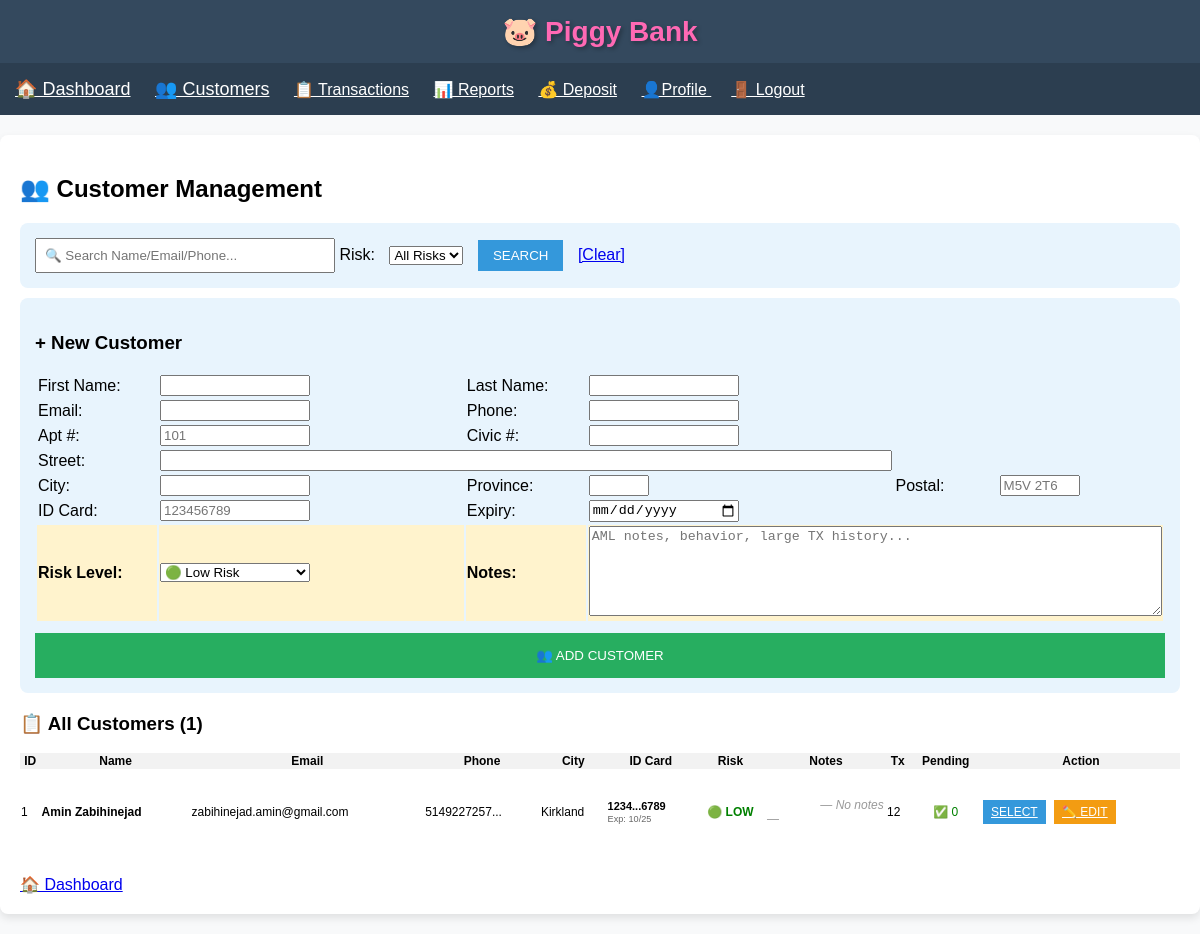
The app's page /customers (signed in) with its own data.
### app.py (models this page shows)
class Client(db.Model):
    id = db.Column(db.Integer, primary_key=True)
    first_name = db.Column(db.String(50), nullable=False)
    last_name = db.Column(db.String(50), nullable=False)
    email = db.Column(db.String(100), unique=True, nullable=False)
    phone = db.Column(db.String(20), nullable=False)
    apartment = db.Column(db.String(10))
    civic_number = db.Column(db.String(10), nullable=False)
    street = db.Column(db.String(100), nullable=False)
    city = db.Column(db.String(50), nullable=False)
    province = db.Column(db.String(10), nullable=False)
    postal_code = db.Column(db.String(10), nullable=False)
    id_card_number = db.Column(db.String(20))  # ← ADD!
    id_expiry_date = db.Column(db.Date)  # ← ADD!
    risk_level = db.Column(db.String(20), default='low risk')
    notes = db.Column(db.Text, nullable=True)  # ✅ NEW!
    created_at = db.Column(db.DateTime, default=datetime.utcnow)
    transactions = db.relationship('Transaction', backref='client', lazy=True)

### app.py (the view, shortened to what this page needs)
@app.route('/customers', methods=['GET', 'POST'])
def customers():
    if 'user_id' not in session:
        return redirect(url_for('login'))
    search_query = request.args.get('search', '')
    risk_filter = request.args.get('risk_level', '')  # ← ADD RISK FILTER!
    query = Client.query.order_by(Client.last_name)
    if risk_filter:
        query = query.filter_by(risk_level=risk_filter)
    all_clients = query.all()
    from datetime import date
    return render_template('customers.html', clients=all_clients, search=search_query, now=date.today())

### templates/customers.html (shortened to what this page needs)
{% extends "base.html" %}
{% block content %}
<h2>👥 Customer Management</h2>
<div style="background:#e8f4fd; padding:15px; border-radius:8px; margin-bottom:10px;">
    <form method="GET" style="display:inline;">
        <input type="text" name="search" placeholder="🔍 Search Name/Email/Phone..."
               value="{{ request.args.get('search', '') }}" style="width:300px; padding:8px;">
        Risk: <select name="risk_level" style="margin:0 10px;">
            <option value="">All Risks</option>
        </select>
        <input type="submit" value="SEARCH" style="padding:8px 15px; background:#3498db; color:white; border:none;">
        <a href="{{ url_for('customers') }}" style="margin-left:10px;">[Clear]</a>
    </form>
</div>
<div style="background:#e8f4fd; padding:15px; border-radius:8px; margin-bottom:20px;">
    <h3>+ New Customer</h3>
    <form method="POST">
        <table style="width:100%;">
            <tr>
                <td style="width:120px;">First Name:</td>
                <td><input name="first_name" required style="width:150px;"></td>
                <td style="width:120px;">Last Name:</td>
                <td><input name="last_name" required style="width:150px;"></td>
            </tr>
            <tr>
                <td>Email:</td>
                <td><input name="email" type="email" required style="width:150px;"></td>
                <td>Phone:</td>
                <td><input name="phone" required style="width:150px;"></td>
            </tr>
            <tr>
                <td>Apt #:</td>
                <td><input name="apartment" placeholder="101" style="width:150px;"></td>
                <td>Civic #:</td>
                <td><input name="civic_number" required style="width:150px;"></td>
            </tr>
            <tr>
                <td>Street:</td>
                <td colspan="3"><input name="street" required style="width:100%;"></td>
            </tr>
            <tr>
                <td>City:</td>
                <td><input name="city" required style="width:150px;"></td>
                <td>Province:</td>
                <td><input name="province" required style="width:60px;"></td>
                <td>Postal:</td>
                <td><input name="postal_code" required placeholder="M5V 2T6" style="width:80px;"></td>
            </tr>
            <tr>
                <td>ID Card:</td>
                <td><input type="text" name="id_card_number" placeholder="123456789" style="width:150px;"></td>
                <td>Expiry:</td>
                <td><input type="date" name="id_expiry_date" style="width:150px;"></td>
            </tr>
            <tr style="background:#fff3cd;">
                <td><strong>Risk Level:</strong></td>
                <td>
                    <select name="risk_level" required style="width:150px;">
                        <option value="low risk">🟢 Low Risk</option>
                    </select>
                </td>
                <td><strong>Notes:</strong></td>
                <td colspan="3">
                    <textarea name="notes" rows="3" placeholder="AML notes, behavior, large TX history..."
                              style="width:100%; min-height:90px; resize:vertical;">{{ request.form.get('notes', '') }}</textarea>
                </td>
            </tr>
        </table>
        <input type="submit" value="👥 ADD CUSTOMER" style="width:100%; padding:15px; background:#27ae60; color:white; border:none; margin-top:10px;">
    </form>
</div>
<h3>📋 All Customers ({{ clients|length }})</h3>
<table style="width:100%; border-collapse:collapse; font-size:12px;">
    <tr style="background:#f2f2f2;">
        <th>ID</th><th>Name</th><th>Email</th><th>Phone</th><th>City</th><th>ID Card</th><th>Risk</th><th style="width:120px;">Notes</th><th>Tx</th><th>Pending</th><th>Action</th>
    </tr>
    {% for client in clients %}
    <tr style="{% if client.risk_level == 'high risk' or client.risk_level == 'on hold' %}background:#ffebee;{% endif %}">
        <td>{{ client.id }}</td>
        <td><strong>{{ client.first_name }} {{ client.last_name }}</strong></td>
        <td>{{ client.email }}</td>
        <td>{{ client.phone[:12] }}...</td>
        <td>{{ client.city }}</td>
        <td style="white-space:nowrap; font-size:11px;">
            {% if client.id_card_number %}
                <strong>{{ client.id_card_number[:4] }}...{{ client.id_card_number[-4:] }}</strong>
                {% if client.id_expiry_date %}
                    <br><small style="{% if client.id_expiry_date < (now or date()) %}color:red;{% else %}color:#666;{% endif %}">
                        Exp: {{ client.id_expiry_date.strftime('%m/%y') }}
                    </small>
                {% endif %}
            {% else %}
                <span style="color:#999;">—</span>
            {% endif %}
        </td>
        <td style="text-align:center; font-weight:bold;">
            {% if client.risk_level == 'low risk' %}<span style="color:green;">🟢 LOW</span>
            {% elif client.risk_level == 'medium risk' %}<span style="color:orange;">🟡 MED</span>
            {% elif client.risk_level == 'high risk' %}<span style="color:red;">🟠 HIGH</span>
            {% else %}<span style="color:red;">🔴 HOLD</span>{% endif %}
        </td>
        <td style="white-space: pre-wrap;">
            {% if client.notes %}
                <div style="height:30px; overflow-y:auto; border:1px solid #ddd; padding:3px; background:#f9f9f9; font-size:10px; border-radius:3px;">
                    {{ client.notes[:100] }}{% if client.notes|length > 100 %}...{% endif %}
                </div>
            {% else %}
                <span style="color:#999; font-style:italic;">— No notes —</span>
            {% endif %}
        </td>
        <td>{{ client.transactions|length }}</td>
        <td style="text-align:center;">
            {% set pending_tx = client.transactions|selectattr('status', 'equalto', 'pending')|list %}
            {% if pending_tx|length > 0 %}
                <span style="color:red; font-weight:bold;">🚨 {{ pending_tx|length }}</span>
            {% else %}
                <span style="color:green;">✅ 0</span>
            {% endif %}
        </td>
        <td>
            <a href="{{ url_for('select_customer', client_id=client.id) }}" style="background:#3498db; color:white; padding:5px 8px;">SELECT</a>
            <a href="{{ url_for('edit_client', client_id=client.id) }}" style="background:#f39c12; color:white; padding:5px 8px; margin-left:5px;">✏️ EDIT</a>
        </td>
    </tr>
    {% endfor %}
</table>
<div style="margin-top:20px;">
    <a href="{{ url_for('index') }}" style="font-size:16px;">🏠 Dashboard</a>
</div>
{% endblock %}

### templates/base.html (style rules this page uses)
* { box-sizing: border-box; }
body { font-family: Arial; margin: 0; padding: 0; background: #f8f9fa; }

### records on screen
Client: id "1", first_name "Amin", last_name "Zabihinejad", email "zabihinejad.amin@gmail.com", phone "5149227257", city "Kirkland", id_card_number "1234", id_card_number "6789", id_expiry_date "10/25", risk_level "🟢 LOW", notes "— No notes —", transactions|length "12"

### other values on screen
{{ clients|length }} "1"
